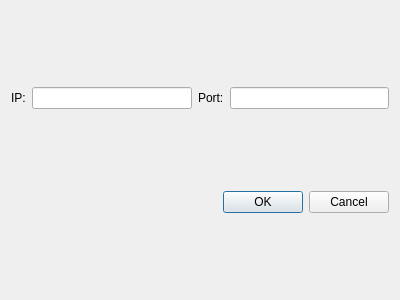
<?xml version="1.0" encoding="UTF-8"?>
<ui version="4.0">
 <class>NetworkOutputDialog</class>
 <widget class="QDialog" name="NetworkOutputDialog">
  <property name="geometry">
   <rect>
    <x>0</x>
    <y>0</y>
    <width>400</width>
    <height>300</height>
   </rect>
  </property>
  <property name="windowTitle">
   <string>Network Output Settings</string>
  </property>
  <layout class="QVBoxLayout" name="verticalLayout">
   <item>
    <layout class="QHBoxLayout" name="horizontalLayout">
     <item>
      <widget class="QLabel" name="label">
       <property name="text">
        <string>IP:</string>
       </property>
      </widget>
     </item>
     <item>
      <widget class="QLineEdit" name="ip"/>
     </item>
     <item>
      <widget class="QLabel" name="label_2">
       <property name="text">
        <string>Port:</string>
       </property>
      </widget>
     </item>
     <item>
      <widget class="QLineEdit" name="port"/>
     </item>
    </layout>
   </item>
   <item>
    <widget class="QDialogButtonBox" name="buttonBox">
     <property name="orientation">
      <enum>Qt::Horizontal</enum>
     </property>
     <property name="standardButtons">
      <set>QDialogButtonBox::Cancel|QDialogButtonBox::Ok</set>
     </property>
    </widget>
   </item>
  </layout>
 </widget>
 <resources/>
 <connections>
  <connection>
   <sender>buttonBox</sender>
   <signal>accepted()</signal>
   <receiver>NetworkOutputDialog</receiver>
   <slot>accept()</slot>
   <hints>
    <hint type="sourcelabel">
     <x>248</x>
     <y>254</y>
    </hint>
    <hint type="destinationlabel">
     <x>157</x>
     <y>274</y>
    </hint>
   </hints>
  </connection>
  <connection>
   <sender>buttonBox</sender>
   <signal>rejected()</signal>
   <receiver>NetworkOutputDialog</receiver>
   <slot>reject()</slot>
   <hints>
    <hint type="sourcelabel">
     <x>316</x>
     <y>260</y>
    </hint>
    <hint type="destinationlabel">
     <x>286</x>
     <y>274</y>
    </hint>
   </hints>
  </connection>
 </connections>
</ui>
